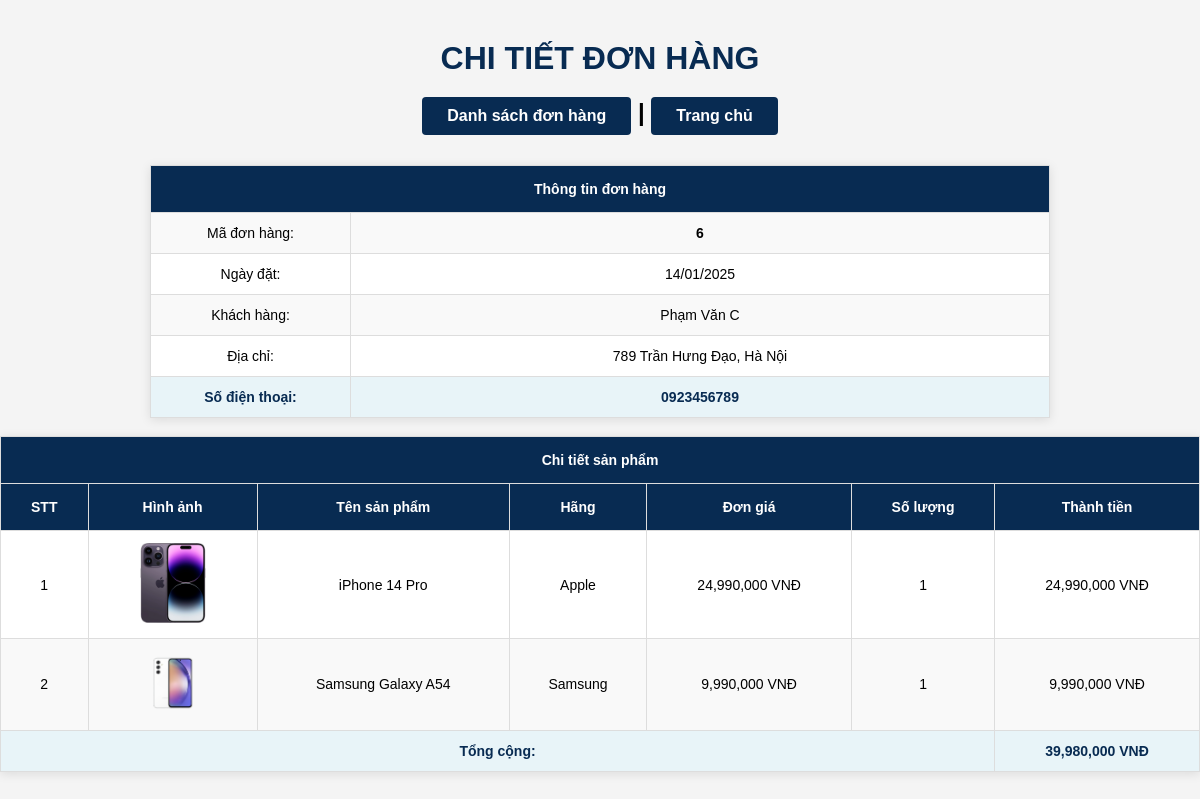
Screenshot of /donhang/donhang_chitiet.php?madh=6 (signed in) with the database file from the repository.
### tables this page shows
CREATE TABLE donhang (
  madh INT AUTO_INCREMENT PRIMARY KEY,
  makh INT NOT NULL,
  ngaydat DATE NOT NULL,
  manv INT NOT NULL,
  trigia DOUBLE NOT NULL,
  FOREIGN KEY (makh) REFERENCES khachhang(makh) ON DELETE CASCADE,
  FOREIGN KEY (manv) REFERENCES nhanvien(manv) ON DELETE CASCADE
);

CREATE TABLE khachhang (
  makh INT PRIMARY KEY,
  tenkh VARCHAR(50) NOT NULL,
  diachi VARCHAR(50),
  sdt VARCHAR(30),
  FOREIGN KEY (makh) REFERENCES taikhoan(matk) ON DELETE CASCADE
);

### donhang/donhang_chitiet.php (the view, shortened to what this page needs)
<!DOCTYPE html>
<html lang="vi">
<head>
    <link rel="stylesheet" href="../css/nv.css">
</head>
<body>
    <h1 align="center">CHI TIẾT ĐƠN HÀNG</h1>
    <h2 align="center">
        <a href="donhang.php">Danh sách đơn hàng</a> |
        <a href="../trangchu.php">Trang chủ</a>
    </h2>
    <?php
        $madh = isset($_REQUEST["madh"]) ? $_REQUEST["madh"] : "";
        $db = new DB();
        $conn = $db->getConnection() or die("Không thể kết nối database");
        mysqli_set_charset($conn, "utf8");
        $sql_donhang = "SELECT dh.madh, dh.ngaydat, dh.trigia,
                               kh.tenkh, kh.diachi, kh.sdt
                        FROM donhang dh
                        JOIN khachhang kh ON dh.makh = kh.makh
                        WHERE dh.madh = '$madh'";
        $result_donhang = mysqli_query($conn, $sql_donhang);
        $donhang = mysqli_fetch_object($result_donhang);
        $sql_chitiet = "SELECT ctdh.masp, ctdh.sl,
                               sp.tensp, sp.hinhanh, sp.hang, sp.gia
                        FROM chitietdonhang ctdh
                        JOIN sanpham sp ON ctdh.masp = sp.masp
                        WHERE ctdh.madh = '$madh'";
        $result_chitiet = mysqli_query($conn, $sql_chitiet);
        $tong_sp = mysqli_num_rows($result_chitiet);
        $stt = 0;
        while($row = mysqli_fetch_object($result_chitiet)) {
            $stt++;
            $tensp[$stt] = $row->tensp;
            $gia[$stt] = $row->gia;
            $soluong[$stt] = $row->sl;
            $hinhanh[$stt] = $row->hinhanh;
            $hang[$stt] = $row->hang;
            $thanhtien[$stt] = $gia[$stt] * $soluong[$stt];
        }
    ?>
    <table width="900" align="center" border="1">
        <tr>
            <th colspan="2"><strong>Thông tin đơn hàng</strong></th >
        </tr>
        <tr>
            <td width="200">Mã đơn hàng:</td>
            <td><strong><?php echo $donhang->madh; ?></strong></td>
        </tr>
        <tr>
            <td>Ngày đặt:</td>
            <td><?php echo date('d/m/Y', strtotime($donhang->ngaydat)); ?></td>
        </tr>
        <tr>
            <td>Khách hàng:</td>
            <td><?php echo $donhang->tenkh; ?></td>
        </tr>
        <tr>
            <td>Địa chỉ:</td>
            <td><?php echo $donhang->diachi; ?></td>
        </tr>
        <tr>
            <td>Số điện thoại:</td>
            <td><?php echo $donhang->sdt; ?></td>
        </tr>
    </table>
    <br>
    <table width="1200" align="center" border="1">
        <tr>
            <th colspan="7"><strong>Chi tiết sản phẩm</strong></th>
        </tr>
        <tr>
            <th>STT</th>
            <th>Hình ảnh</th>
            <th>Tên sản phẩm</th>
            <th>Hãng</th>
            <th>Đơn giá</th>
            <th>Số lượng</th>
            <th>Thành tiền</th>
        </tr>
        <?php
        for ($i = 1; $i <= $tong_sp; $i++) {
        ?>
            <tr align="center">
                <td><?php echo $i; ?></td>
                <td><img src="../img/<?php echo $hinhanh[$i]; ?>" width="80"></td>
                <td><?php echo $tensp[$i]; ?></td>
                <td><?php echo $hang[$i]; ?></td>
                <td><?php echo number_format($gia[$i]); ?> VNĐ</td>
                <td><?php echo $soluong[$i]; ?></td>
                <td><?php echo number_format($thanhtien[$i]); ?> VNĐ</td>
            </tr>
        <?php
        }
        ?>
        <tr>
            <td colspan="6" align="right"><strong>Tổng cộng:</strong></td>
            <td align="center"><strong><?php echo number_format($donhang->trigia); ?> VNĐ</strong></td>
        </tr>
    </table>
</body>
</html>

### css/nv.css (style rules this page uses)
* { margin: 0; padding: 0; box-sizing: border-box; font-family: Arial, sans-serif; }
body { background-color: #f4f4f4; padding: 20px 0; }
h1 { color: rgb(8, 43, 82); text-align: center; margin: 20px 0; font-size: 32px; text-transform: uppercase; font-weight: bold; }
h2 { text-align: center; margin: 15px 0 30px 0; }
h2 a { background: rgb(8, 43, 82); color: white; text-decoration: none; padding: 10px 25px; border-radius: 4px; font-size: 16px; display: inline-block; }
table { background: white; border-collapse: collapse; box-shadow: 0 2px 10px rgba(0, 0, 0, 0.1); margin: 0 auto; }
table th { background: rgb(8, 43, 82); color: white; padding: 15px; text-align: center; font-weight: bold; font-size: 14px; border: 1px solid #ddd; }
table td { padding: 12px 15px; border: 1px solid #ddd; font-size: 14px; text-align: center; }
table tr:nth-child(even) { background-color: #f9f9f9; }
table tr:last-child td { background: #e8f4f8; font-weight: bold; color: rgb(8, 43, 82); }

### rows the page displays
donhang: madh "6", ngaydat "14/01/2025", makh.tenkh "Phạm Văn C", makh.diachi "789 Trần Hưng Đạo, Hà Nội", makh.sdt "0923456789", trigia "39,980,000"

### other values shown
$tensp[$i] "iPhone 14 Pro"
$hang[$i] "Apple"
$gia[$i] "24,990,000"
$soluong[$i] "1"
$thanhtien[$i] "24,990,000"
$tensp[$i] "Samsung Galaxy A54"
$hang[$i] "Samsung"
$gia[$i] "9,990,000"
$thanhtien[$i] "9,990,000"
